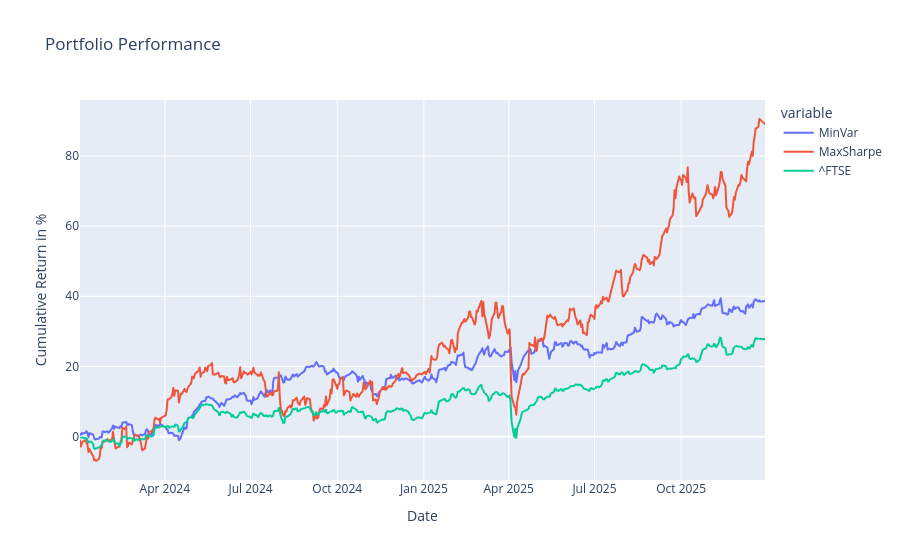

Notebook code for this chart:
### Markdown cell above
# Backtesting

### Code cell
#List the weights of each portfolio mix & set them into variables
weights_minvar_exp = list(raw_weights_minvar_exp.values())
weights_maxsharpe_exp = list(raw_weights_maxsharpe_exp.values())

ret_1 = ((test.dot(weights_minvar_exp) + 1).cumprod() - 1) * 100
ret_2 = ((test.dot(weights_maxsharpe_exp) + 1).cumprod() - 1) * 100

#Include the FTSE 100 for returns comparison
if ftse_index is None:
    raise RuntimeError("FTSE 100 data is missing")
ftse_close = ftse_index.loc["2024-01-01":"2025-12-31", "Adj Close"]
ind_ret = ((ftse_close.pct_change() + 1).cumprod() - 1) * 100

#Set everything into a dataframe
back = pd.DataFrame({"MinVar":ret_1, "MaxSharpe":ret_2})
back = pd.concat([back, ind_ret],  join = "outer", axis = 1, sort = True)
back.drop(back.tail(1).index,inplace=True)

back.interpolate(method = "linear", inplace = True)

#Plot
fig = px.line(back, x = back.index, y = back.columns, title = "Portfolio Performance")
fig.update_xaxes(title_text='Date')
fig.update_yaxes(title_text='Cumulative Return in %')

fig.show()

### Figure 1 — Plotly figure (JSON) as saved in the notebook; plotly's stock layout.template omitted (floating-point values rounded to 4 significant figures; data arrays with more than 128 entries replaced by an {"elided": "..."} marker saying what was removed)
{"data": [{"hovertemplate": "variable=MinVar<br>Date=%{x}<br>value=%{y}<extra></extra>", "legendgroup": "MinVar", "line": {"color": "#636efa", "dash": "solid"}, "marker": {"symbol": "circle"}, "mode": "lines", "name": "MinVar", "showlegend": true, "type": "scattergl", "x": {"elided": "505 str values"}, "xaxis": "x", "y": {"elided": "505 float values"}, "yaxis": "y"}, {"hovertemplate": "variable=MaxSharpe<br>Date=%{x}<br>value=%{y}<extra></extra>", "legendgroup": "MaxSharpe", "line": {"color": "#EF553B", "dash": "solid"}, "marker": {"symbol": "circle"}, "mode": "lines", "name": "MaxSharpe", "showlegend": true, "type": "scattergl", "x": {"elided": "505 str values"}, "xaxis": "x", "y": {"elided": "505 float values"}, "yaxis": "y"}, {"hovertemplate": "variable=^FTSE<br>Date=%{x}<br>value=%{y}<extra></extra>", "legendgroup": "^FTSE", "line": {"color": "#00cc96", "dash": "solid"}, "marker": {"symbol": "circle"}, "mode": "lines", "name": "^FTSE", "showlegend": true, "type": "scattergl", "x": {"elided": "505 str values"}, "xaxis": "x", "y": {"elided": "505 float values"}, "yaxis": "y"}], "layout": {"legend": {"title": {"text": "variable"}, "tracegroupgap": 0}, "title": {"text": "Portfolio Performance"}, "xaxis": {"anchor": "y", "domain": [0, 1], "title": {"text": "Date"}}, "yaxis": {"anchor": "x", "domain": [0, 1], "title": {"text": "Cumulative Return in %"}}}}
